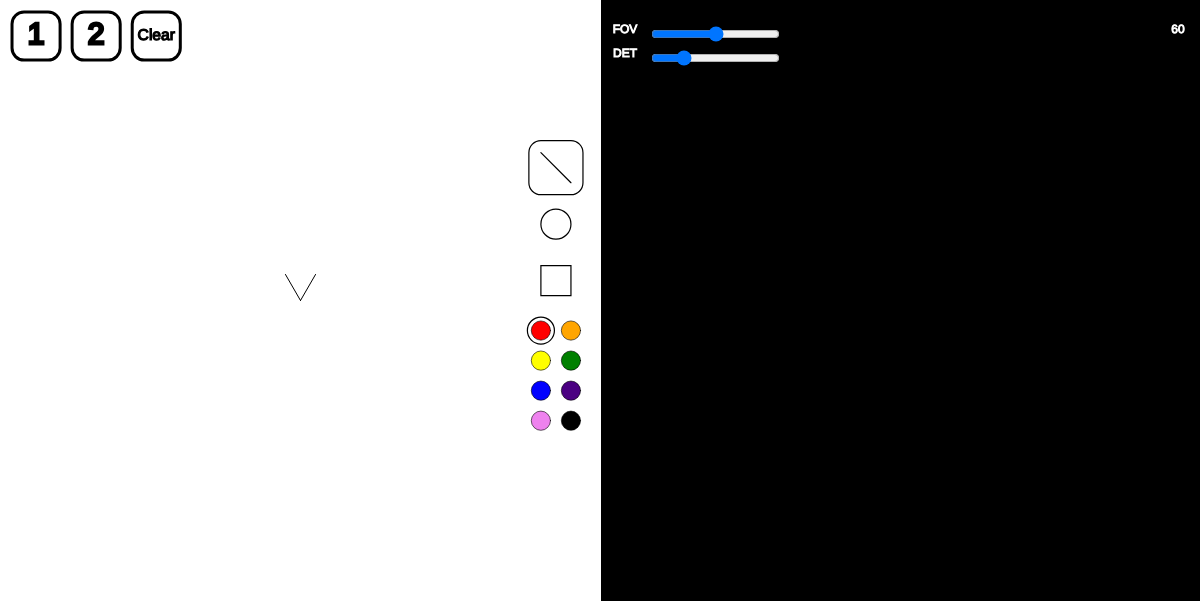
Frame 1 (no input)
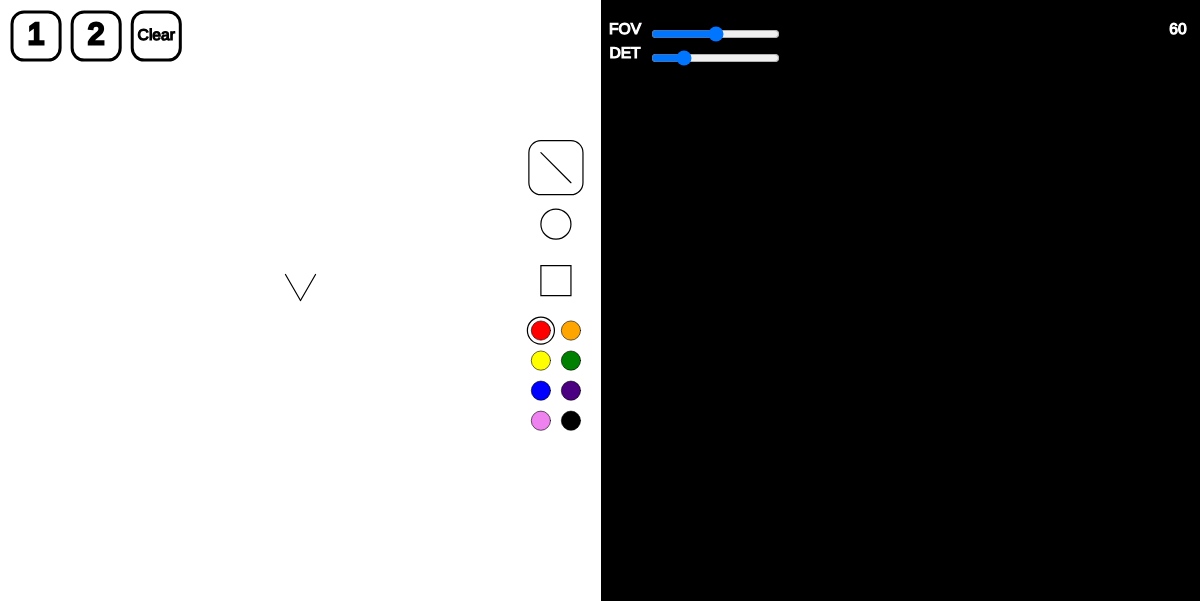
Frame 60 (no input)
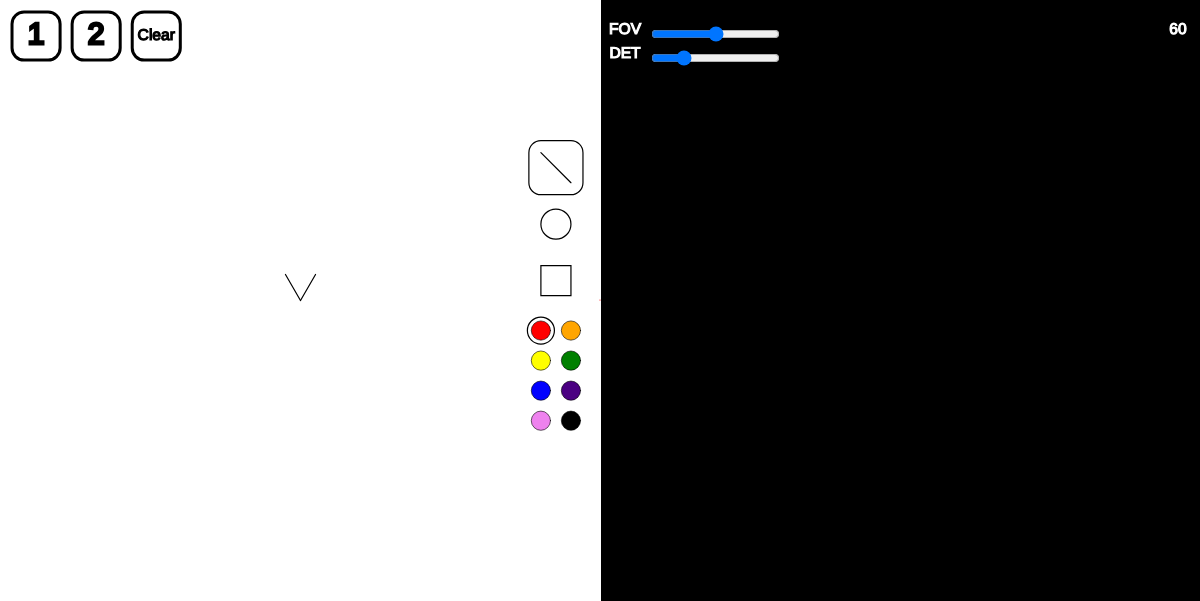
Frame 120 (the mouse pressed at the canvas centre since frame 60)

The p5.js sketch that drew these frames (run headless with seeded random() and noise() and a simulated clock; from frame 60 on, the mouse is pressed at the canvas centre):

// p5.js sketch
// ── sketch.js
function _0x28ee(_0x40f72d, _0x2d9f8d) {
	const _0x450d30 = _0x450d();
	return (
		(_0x28ee = function (_0x28ee5f, _0x5d9b5b) {
			_0x28ee5f = _0x28ee5f - 0xbf;
			let _0x32ca53 = _0x450d30[_0x28ee5f];
			return _0x32ca53;
		}),
		_0x28ee(_0x40f72d, _0x2d9f8d)
	);
}
const _0x347b23 = _0x28ee;
(function (_0x4244ad, _0x2793e2) {
	const _0x17356d = _0x28ee,
		_0x170ec8 = _0x4244ad();
	while (!![]) {
		try {
			const _0xc8dd43 =
				-parseInt(_0x17356d(0xe7)) / 0x1 +
				(-parseInt(_0x17356d(0xc7)) / 0x2) * (parseInt(_0x17356d(0xe4)) / 0x3) +
				-parseInt(_0x17356d(0xe3)) / 0x4 +
				(-parseInt(_0x17356d(0xec)) / 0x5) * (parseInt(_0x17356d(0xe0)) / 0x6) +
				(parseInt(_0x17356d(0xc2)) / 0x7) * (-parseInt(_0x17356d(0xef)) / 0x8) +
				parseInt(_0x17356d(0xd1)) / 0x9 +
				parseInt(_0x17356d(0xdc)) / 0xa;
			if (_0xc8dd43 === _0x2793e2) break;
			else _0x170ec8['push'](_0x170ec8['shift']());
		} catch (_0x6c203e) {
			_0x170ec8['push'](_0x170ec8['shift']());
		}
	}
})(_0x450d, 0x55972);
class Vector {
	constructor(_0x534fb5 = 0x0, _0x29fe81 = 0x0) {
		(this['x'] = _0x534fb5), (this['y'] = _0x29fe81);
	}
}
class Wall {
	constructor(_0x1faee8, _0x30b83d, _0x14ddb9, _0x254cbf = ![]) {
		const _0x34226e = _0x28ee;
		(this['colour'] = _0x1faee8),
			(this[_0x34226e(0xca)] = _0x30b83d),
			(this[_0x34226e(0xd6)] = _0x14ddb9),
			(this[_0x34226e(0xf0)] = _0x254cbf);
	}
}
function setup() {
	const _0x21e21c = _0x28ee;
	windowWidth > 0x2 * windowHeight
		? ((height = windowHeight), (width = height * 0x2))
		: ((width = windowWidth), (height = width / 0x2)),
		createCanvas(width, height + 0x1),
		angleMode(DEGREES),
		textAlign(CENTER, CENTER),
		(canvas = {
			colours: [
				_0x21e21c(0xc1),
				_0x21e21c(0xd4),
				_0x21e21c(0xc9),
				_0x21e21c(0xe5),
				_0x21e21c(0xd3),
				'#4B0082',
				_0x21e21c(0xea),
				_0x21e21c(0xc0)
			],
			cIndex: 0x0,
			get colour() {
				const _0x2aabc8 = _0x21e21c;
				return this['colours'][this[_0x2aabc8(0xd8)]];
			},
			drawMode: 0x0,
			erase: 0x0,
			mouse: new Vector(),
			state: 0x0
		}),
		(scene = {
			camera: { position: new Vector(0.5, 0.5), angle: -0x5a, fov: 0x3c, res: 0x3c },
			objects: []
		}),
		(fovSlider = createSlider(0x14, 0x64, 0x3c)),
		fovSlider[_0x21e21c(0xda)](height * 1.08, height * 0.04),
		(resSlider = createSlider(0xa, 0x1f4, 0x78)),
		resSlider['position'](height * 1.08, height * 0.08);
}
function _0x450d() {
	const _0x191a9d = [
		'angle',
		'mouse',
		'round',
		'11516ItBYMp',
		'floor',
		'#FFFF00',
		'point1',
		'state',
		'keydown',
		'key',
		'#808080',
		'circle',
		'res',
		'4220325uqKXdx',
		'line',
		'#0000FF',
		'#FFA500',
		'background',
		'point2',
		'length',
		'cIndex',
		'distance',
		'position',
		'camera',
		'11455460OUzehM',
		'min',
		'ctrlKey',
		'boundary',
		'701178liITHM',
		'#00FF00',
		'drawMode',
		'2402680uUepuq',
		'150EtgZtM',
		'#008000',
		'#4B0082',
		'191902wzBNSv',
		'value',
		'objects',
		'#EE82EE',
		'mousedown',
		'5JomMCe',
		'#FFFFFF',
		'black',
		'177488yRekZX',
		'texture',
		'colour',
		'Clear',
		'loadPixels',
		'fov',
		'DET',
		'push',
		'forEach',
		'#000000',
		'#FF0000',
		'21JVucnb',
		'FOV'
	];
	_0x450d = function () {
		return _0x191a9d;
	};
	return _0x450d();
}
function draw() {
	const _0x383a07 = _0x28ee;
	clear(),
		noStroke(),
		fill(_0x383a07(0xee)),
		rect(height, 0x0, height, height),
		(scene[_0x383a07(0xdb)]['fov'] = fovSlider[_0x383a07(0xe8)]()),
		(scene[_0x383a07(0xdb)][_0x383a07(0xd0)] = resSlider['value']()),
		stroke(_0x383a07(0xe1));
	let _0x2c2584 = [];
	for (let _0x104c94 = 0x0; _0x104c94 < scene[_0x383a07(0xdb)]['res']; _0x104c94++) {
		let _0x59c3bb =
				scene[_0x383a07(0xdb)][_0x383a07(0xc4)] +
				scene[_0x383a07(0xdb)]['fov'] *
					(_0x104c94 / (scene['camera'][_0x383a07(0xd0)] - 0x1) - 0.5),
			_0x50c5e8 = { x: cos(_0x59c3bb), y: sin(_0x59c3bb) },
			_0x6588a4 = { distance: Infinity, boundary: null, angle: null };
		scene['objects'][_0x383a07(0xbf)]((_0x441f45) => {
			const _0x453272 = _0x383a07;
			for (let _0x4bcf9d = 0x0; _0x4bcf9d < _0x441f45[_0x453272(0xd7)]; _0x4bcf9d++) {
				let _0x21f559 = {
						x: _0x441f45[_0x4bcf9d][_0x453272(0xca)]['x'] * height,
						y: _0x441f45[_0x4bcf9d][_0x453272(0xca)]['y'] * height
					},
					_0xe1a417 = {
						x: _0x441f45[_0x4bcf9d][_0x453272(0xd6)]['x'] * height - _0x21f559['x'],
						y: _0x441f45[_0x4bcf9d][_0x453272(0xd6)]['y'] * height - _0x21f559['y']
					},
					_0x36c6dc =
						((_0x21f559['x'] - scene[_0x453272(0xdb)][_0x453272(0xda)]['x'] * height) *
							_0xe1a417['y'] -
							(_0x21f559['y'] - scene[_0x453272(0xdb)][_0x453272(0xda)]['y'] * height) *
								_0xe1a417['x']) /
						(_0x50c5e8['x'] * _0xe1a417['y'] - _0xe1a417['x'] * _0x50c5e8['y']),
					_0x4db369 =
						scene[_0x453272(0xdb)][_0x453272(0xda)]['x'] * height + _0x36c6dc * _0x50c5e8['x'],
					_0x4a2fcb = scene['camera'][_0x453272(0xda)]['y'] * height + _0x36c6dc * _0x50c5e8['y'];
				if (
					(_0x4db369 - scene[_0x453272(0xdb)]['position']['x'] * height) * _0x50c5e8['x'] +
						(_0x4a2fcb - scene[_0x453272(0xdb)][_0x453272(0xda)]['y'] * height) * _0x50c5e8['y'] <=
					0x0
				)
					continue;
				if (
					_0x4db369 >=
						min(_0x21f559['x'], _0x441f45[_0x4bcf9d][_0x453272(0xd6)]['x'] * height) - 0.001 &&
					_0x4a2fcb >=
						min(_0x21f559['y'], _0x441f45[_0x4bcf9d][_0x453272(0xd6)]['y'] * height) - 0.001 &&
					_0x4db369 <= max(_0x21f559['x'], _0x441f45[_0x4bcf9d]['point2']['x'] * height) + 0.001 &&
					_0x4a2fcb <= max(_0x21f559['y'], _0x441f45[_0x4bcf9d]['point2']['y'] * height) + 0.001
				) {
					let _0x2bd09e = dist(
							scene[_0x453272(0xdb)][_0x453272(0xda)]['x'] * height,
							scene[_0x453272(0xdb)][_0x453272(0xda)]['y'] * height,
							_0x4db369,
							_0x4a2fcb
						),
						_0xbf637e = _0x50c5e8['x'] * _0xe1a417['x'] + _0x50c5e8['y'] * _0xe1a417['y'],
						_0xa129b9 = acos(
							_0xbf637e /
								(sqrt(_0x50c5e8['x'] * _0x50c5e8['x'] + _0x50c5e8['y'] * _0x50c5e8['y']) *
									sqrt(_0xe1a417['x'] * _0xe1a417['x'] + _0xe1a417['y'] * _0xe1a417['y']))
						);
					if (_0x2bd09e < _0x6588a4[_0x453272(0xd9)])
						_0x6588a4 = {
							distance: _0x2bd09e,
							boundary: _0x441f45[_0x4bcf9d],
							angle: abs(_0xa129b9),
							x: _0x4db369,
							y: _0x4a2fcb
						};
				}
			}
		}),
			_0x2c2584[_0x383a07(0xf6)](_0x6588a4);
		if (_0x6588a4['boundary']) {
			let _0x3894b5 =
				dist(
					_0x6588a4[_0x383a07(0xdf)][_0x383a07(0xca)]['x'] * height,
					_0x6588a4['boundary'][_0x383a07(0xca)]['y'] * height,
					scene['camera'][_0x383a07(0xda)]['x'] * height +
						_0x6588a4[_0x383a07(0xd9)] * cos(_0x59c3bb),
					scene[_0x383a07(0xdb)][_0x383a07(0xda)]['y'] * height +
						_0x6588a4[_0x383a07(0xd9)] * sin(_0x59c3bb)
				) /
				dist(
					_0x6588a4[_0x383a07(0xdf)][_0x383a07(0xca)]['x'] * height,
					_0x6588a4[_0x383a07(0xdf)][_0x383a07(0xca)]['y'] * height,
					_0x6588a4[_0x383a07(0xdf)][_0x383a07(0xd6)]['x'] * height,
					_0x6588a4[_0x383a07(0xdf)]['point2']['y'] * height
				);
			stroke(_0x6588a4['boundary']['colour']);
			_0x6588a4[_0x383a07(0xdf)][_0x383a07(0xf1)] == _0x383a07(0xc0) &&
				(colorMode(HSB, 0x64), stroke(_0x3894b5 * 0x64, 0x64, 0x64));
			let _0xe6306d =
				(height * 0x2) /
				(cos(
					scene[_0x383a07(0xdb)][_0x383a07(0xf4)] *
						(_0x104c94 / (scene[_0x383a07(0xdb)][_0x383a07(0xd0)] - 0x1) - 0.5)
				) *
					_0x6588a4[_0x383a07(0xd9)] *
					tan(scene[_0x383a07(0xdb)][_0x383a07(0xf4)] / 0x2));
			_0x6588a4[_0x383a07(0xdf)][_0x383a07(0xf0)]
				? (_0x6588a4[_0x383a07(0xdf)]['texture'][_0x383a07(0xf3)](),
					image(
						_0x6588a4[_0x383a07(0xdf)][_0x383a07(0xf0)],
						height + (_0x104c94 / (scene[_0x383a07(0xdb)][_0x383a07(0xd0)] - 0x1)) * height,
						height / 0x2 - _0xe6306d / 0x2,
						0x1,
						_0xe6306d,
						Math[_0x383a07(0xc8)](_0x3894b5 * _0x6588a4[_0x383a07(0xdf)][_0x383a07(0xf0)]['width']),
						0x0,
						0x1
					))
				: (line(
						height + (_0x104c94 / (scene[_0x383a07(0xdb)]['res'] - 0x1)) * height,
						height / 0x2 - _0xe6306d / 0x2,
						height + (_0x104c94 / (scene[_0x383a07(0xdb)]['res'] - 0x1)) * height,
						height / 0x2 + _0xe6306d / 0x2
					),
					colorMode(RGB),
					stroke(0x0, 0x0, 0x0, 0xff * (0x1 - sin(_0x6588a4[_0x383a07(0xc4)]))),
					line(
						height + (_0x104c94 / (scene[_0x383a07(0xdb)][_0x383a07(0xd0)] - 0x1)) * height,
						height / 0x2 - (height / _0x6588a4['distance']) * 0x14,
						height + (_0x104c94 / (scene['camera'][_0x383a07(0xd0)] - 0x1)) * height,
						height / 0x2 + (height / _0x6588a4[_0x383a07(0xd9)]) * 0x14
					)),
				stroke(_0x383a07(0xe1)),
				line(
					scene[_0x383a07(0xdb)]['position']['x'] * height,
					scene['camera'][_0x383a07(0xda)]['y'] * height,
					scene[_0x383a07(0xdb)][_0x383a07(0xda)]['x'] * height +
						_0x6588a4[_0x383a07(0xd9)] * cos(_0x59c3bb),
					scene[_0x383a07(0xdb)][_0x383a07(0xda)]['y'] * height +
						_0x6588a4[_0x383a07(0xd9)] * sin(_0x59c3bb)
				);
		}
	}
	stroke(_0x383a07(0xc0)),
		line(
			scene[_0x383a07(0xdb)][_0x383a07(0xda)]['x'] * height,
			scene[_0x383a07(0xdb)][_0x383a07(0xda)]['y'] * height,
			scene['camera'][_0x383a07(0xda)]['x'] * height +
				Math[_0x383a07(0xdd)](height * 0.05, _0x2c2584[0x0][_0x383a07(0xd9)]) *
					cos(scene[_0x383a07(0xdb)][_0x383a07(0xc4)] - scene['camera']['fov'] / 0x2),
			scene['camera'][_0x383a07(0xda)]['y'] * height +
				Math[_0x383a07(0xdd)](height * 0.05, _0x2c2584[0x0][_0x383a07(0xd9)]) *
					sin(scene['camera']['angle'] - scene['camera']['fov'] / 0x2)
		),
		line(
			scene[_0x383a07(0xdb)][_0x383a07(0xda)]['x'] * height,
			scene[_0x383a07(0xdb)][_0x383a07(0xda)]['y'] * height,
			scene[_0x383a07(0xdb)][_0x383a07(0xda)]['x'] * height +
				Math[_0x383a07(0xdd)](
					height * 0.05,
					_0x2c2584[scene[_0x383a07(0xdb)]['res'] - 0x1][_0x383a07(0xd9)]
				) *
					cos(scene[_0x383a07(0xdb)]['angle'] + scene['camera'][_0x383a07(0xf4)] / 0x2),
			scene['camera'][_0x383a07(0xda)]['y'] * height +
				Math['min'](
					height * 0.05,
					_0x2c2584[scene[_0x383a07(0xdb)][_0x383a07(0xd0)] - 0x1][_0x383a07(0xd9)]
				) *
					sin(
						scene[_0x383a07(0xdb)][_0x383a07(0xc4)] + scene[_0x383a07(0xdb)][_0x383a07(0xf4)] / 0x2
					)
		),
		scene['objects']['forEach']((_0x2ed6fa) => {
			const _0x412e97 = _0x383a07;
			for (let _0xec8928 = 0x0; _0xec8928 < _0x2ed6fa[_0x412e97(0xd7)]; _0xec8928++) {
				stroke(_0x2ed6fa[_0xec8928][_0x412e97(0xf1)]),
					line(
						_0x2ed6fa[_0xec8928][_0x412e97(0xca)]['x'] * height,
						_0x2ed6fa[_0xec8928][_0x412e97(0xca)]['y'] * height,
						_0x2ed6fa[_0xec8928][_0x412e97(0xd6)]['x'] * height,
						_0x2ed6fa[_0xec8928][_0x412e97(0xd6)]['y'] * height
					);
			}
		}),
		stroke(_0x383a07(0xed)),
		fill(_0x383a07(0xed)),
		text(_0x383a07(0xc3), height * 1.04, height * 0.05),
		text(_0x383a07(0xf5), height * 1.04, height * 0.09),
		text(Math[_0x383a07(0xc6)](0x3e8 / deltaTime), height * 1.96, height * 0.05),
		canvas[_0x383a07(0xcb)] &&
			(stroke(canvas[_0x383a07(0xf1)]),
			noFill(),
			canvas['drawMode'] == 0x0 &&
				line(canvas['mouse']['x'], canvas[_0x383a07(0xc5)]['y'], mouseX, mouseY),
			canvas['drawMode'] == 0x1 &&
				circle(
					canvas['mouse']['x'],
					canvas[_0x383a07(0xc5)]['y'],
					dist(canvas[_0x383a07(0xc5)]['x'], canvas[_0x383a07(0xc5)]['y'], mouseX, mouseY) * 0x2
				),
			canvas[_0x383a07(0xe2)] == 0x2 &&
				rect(
					canvas[_0x383a07(0xc5)]['x'],
					canvas[_0x383a07(0xc5)]['y'],
					mouseX - canvas[_0x383a07(0xc5)]['x'],
					mouseY - canvas['mouse']['y']
				)),
		strokeWeight(height * 0.005),
		stroke(_0x383a07(0xc0)),
		textSize(height * 0.05),
		mouseX > height * 0.02 &&
		mouseY > height * 0.02 &&
		mouseX < height * 0.1 &&
		mouseY < height * 0.1
			? fill('#808080')
			: noFill(),
		rect(height * 0.02, height * 0.02, height * 0.08, height * 0.08, height * 0.02),
		text('1', height * 0.06, height * 0.06),
		mouseX > height * 0.12 &&
		mouseY > height * 0.02 &&
		mouseX < height * 0.2 &&
		mouseY < height * 0.1
			? fill(_0x383a07(0xce))
			: noFill(),
		rect(height * 0.12, height * 0.02, height * 0.08, height * 0.08, height * 0.02),
		text('2', height * 0.16, height * 0.06),
		mouseX > height * 0.22 &&
		mouseY > height * 0.02 &&
		mouseX < height * 0.3 &&
		mouseY < height * 0.1
			? fill(_0x383a07(0xce))
			: noFill(),
		rect(height * 0.22, height * 0.02, height * 0.08, height * 0.08, height * 0.02),
		strokeWeight(height * 0.002),
		fill(_0x383a07(0xc0)),
		textSize(height * 0.026),
		text(_0x383a07(0xf2), height * 0.26, height * 0.06),
		noFill(),
		line(height * 0.9, height * 0.254, height * 0.95, height * 0.304),
		circle(height * 0.925, height * 0.373, height * 0.05),
		rect(height * 0.9, height * 0.442, height * 0.05, height * 0.05),
		rect(
			height * 0.88,
			height * (0.234 + canvas[_0x383a07(0xe2)] * 0.094),
			height * 0.09,
			height * 0.09,
			height * 0.02
		),
		strokeWeight(height * 0.001),
		canvas['colours'][_0x383a07(0xbf)]((_0x2f1a32, _0x3db504) => {
			const _0x3e31b0 = _0x383a07;
			fill(_0x2f1a32),
				circle(
					height * (0.9 + (_0x3db504 % 0x2) * 0.05),
					height * (0.55 + Math[_0x3e31b0(0xc8)](_0x3db504 / 0x2) * 0.05),
					height * 0.032
				);
		}),
		strokeWeight(height * 0.002),
		noFill(),
		circle(
			height * (0.9 + (canvas[_0x383a07(0xd8)] % 0x2) * 0.05),
			height * (0.55 + Math[_0x383a07(0xc8)](canvas[_0x383a07(0xd8)] / 0x2) * 0.05),
			height * 0.045
		),
		(keyIsDown(UP_ARROW) || keyIsDown(0x57)) &&
			((scene[_0x383a07(0xdb)][_0x383a07(0xda)]['x'] +=
				cos(scene[_0x383a07(0xdb)][_0x383a07(0xc4)]) * 0.0005),
			(scene[_0x383a07(0xdb)]['position']['y'] += sin(scene['camera'][_0x383a07(0xc4)]) * 0.0005)),
		(keyIsDown(DOWN_ARROW) || keyIsDown(0x53)) &&
			((scene[_0x383a07(0xdb)][_0x383a07(0xda)]['x'] -=
				cos(scene['camera'][_0x383a07(0xc4)]) * 0.0005),
			(scene[_0x383a07(0xdb)][_0x383a07(0xda)]['y'] -=
				sin(scene[_0x383a07(0xdb)][_0x383a07(0xc4)]) * 0.0005)),
		keyIsDown(0x41) &&
			((scene['camera'][_0x383a07(0xda)]['x'] +=
				sin(scene[_0x383a07(0xdb)][_0x383a07(0xc4)]) * 0.0005),
			(scene['camera'][_0x383a07(0xda)]['y'] -= cos(scene[_0x383a07(0xdb)]['angle']) * 0.0005)),
		keyIsDown(0x44) &&
			((scene[_0x383a07(0xdb)][_0x383a07(0xda)]['x'] -=
				sin(scene[_0x383a07(0xdb)]['angle']) * 0.0005),
			(scene[_0x383a07(0xdb)][_0x383a07(0xda)]['y'] +=
				cos(scene['camera'][_0x383a07(0xc4)]) * 0.0005)),
		keyIsDown(LEFT_ARROW) &&
			(scene[_0x383a07(0xdb)][_0x383a07(0xc4)] -= scene[_0x383a07(0xdb)][_0x383a07(0xf4)] / 0x28),
		keyIsDown(RIGHT_ARROW) &&
			(scene[_0x383a07(0xdb)][_0x383a07(0xc4)] += scene[_0x383a07(0xdb)][_0x383a07(0xf4)] / 0x28);
}
addEventListener(_0x347b23(0xeb), () => {
	const _0x4db1d3 = _0x347b23;
	if (mouseX > height) return;
	canvas['colours'][_0x4db1d3(0xbf)]((_0x19f2e2, _0x5038d2) => {
		const _0x3d14df = _0x4db1d3;
		if (
			dist(
				mouseX,
				mouseY,
				height * (0.9 + (_0x5038d2 % 0x2) * 0.05),
				height * (0.55 + Math['floor'](_0x5038d2 / 0x2) * 0.05)
			) <
			height * 0.021
		) {
			canvas[_0x3d14df(0xd8)] = _0x5038d2;
			return;
		}
	});
	mouseX > height * 0.02 &&
		mouseY > height * 0.02 &&
		mouseX < height * 0.1 &&
		mouseY < height * 0.1 &&
		(scene[_0x4db1d3(0xe9)] = [
			[
				{
					colour: _0x4db1d3(0xc1),
					point1: { x: 0.36354166666666665, y: 0.3541666666666667 },
					point2: { x: 0.36354166666666665, y: 0.5958333333333333 }
				},
				{
					colour: '#FF0000',
					point1: { x: 0.36354166666666665, y: 0.5958333333333333 },
					point2: { x: 0.6302083333333334, y: 0.5958333333333333 }
				},
				{
					colour: _0x4db1d3(0xc1),
					point1: { x: 0.6302083333333334, y: 0.5958333333333333 },
					point2: { x: 0.6302083333333334, y: 0.3541666666666667 }
				},
				{
					colour: '#FF0000',
					point1: { x: 0.6302083333333334, y: 0.3541666666666667 },
					point2: { x: 0.36354166666666665, y: 0.3541666666666667 }
				}
			],
			[
				{
					colour: _0x4db1d3(0xe5),
					point1: { x: 0.36354166666666665, y: 0.540625 },
					point2: { x: 0.46041666666666664, y: 0.540625 }
				}
			],
			[
				{
					colour: _0x4db1d3(0xe5),
					point1: { x: 0.46041666666666664, y: 0.540625 },
					point2: { x: 0.46041666666666664, y: 0.5947916666666667 }
				}
			],
			[
				{
					colour: _0x4db1d3(0xc0),
					point1: { x: 0.40525166101957527, y: 0.5666666666666667 },
					point2: { x: 0.4050712366695983, y: 0.5687864993352073 }
				},
				{
					colour: _0x4db1d3(0xc0),
					point1: { x: 0.4050712366695983, y: 0.5687864993352073 },
					point2: { x: 0.40453515409971846, y: 0.5708453482774437 }
				},
				{
					colour: _0x4db1d3(0xc0),
					point1: { x: 0.40453515409971846, y: 0.5708453482774437 },
					point2: { x: 0.40365883542942804, y: 0.5727839841578445 }
				},
				{
					colour: _0x4db1d3(0xc0),
					point1: { x: 0.40365883542942804, y: 0.5727839841578445 },
					point2: { x: 0.40246749075136196, y: 0.574546635951796 }
				},
				{
					colour: _0x4db1d3(0xc0),
					point1: { x: 0.40246749075136196, y: 0.574546635951796 },
					point2: { x: 0.40099539288283237, y: 0.5760825953764382 }
				},
				{
					colour: '#000000',
					point1: { x: 0.40099539288283237, y: 0.5760825953764382 },
					point2: { x: 0.3992848913992751, y: 0.5773476756756387 }
				},
				{
					colour: _0x4db1d3(0xc0),
					point1: { x: 0.3992848913992751, y: 0.5773476756756387 },
					point2: { x: 0.3973851943140697, y: 0.5783054827925151 }
				},
				{
					colour: '#000000',
					point1: { x: 0.3973851943140697, y: 0.5783054827925151 },
					point2: { x: 0.395350952453588, y: 0.5789284623601901 }
				},
				{
					colour: _0x4db1d3(0xc0),
					point1: { x: 0.395350952453588, y: 0.5789284623601901 },
					point2: { x: 0.393240687252421, y: 0.5791986923907576 }
				},
				{
					colour: _0x4db1d3(0xc0),
					point1: { x: 0.393240687252421, y: 0.5791986923907576 },
					point2: { x: 0.39111510719825626, y: 0.5791083988582447 }
				},
				{
					colour: _0x4db1d3(0xc0),
					point1: { x: 0.39111510719825626, y: 0.5791083988582447 },
					point2: { x: 0.38903536135921807, y: 0.578660179343185 }
				},
				{
					colour: _0x4db1d3(0xc0),
					point1: { x: 0.38903536135921807, y: 0.578660179343185 },
					point2: { x: 0.38706128023651204, y: 0.5778669283049555 }
				},
				{
					colour: _0x4db1d3(0xc0),
					point1: { x: 0.38706128023651204, y: 0.5778669283049555 },
					point2: { x: 0.38524965454983773, y: 0.5767514661316574 }
				},
				{
					colour: _0x4db1d3(0xc0),
					point1: { x: 0.38524965454983773, y: 0.5767514661316574 },
					point2: { x: 0.38365260147178243, y: 0.5753458826390997 }
				},
				{
					colour: '#000000',
					point1: { x: 0.38365260147178243, y: 0.5753458826390997 },
					point2: { x: 0.3823160653116544, y: 0.5736906139052238 }
				},
				{
					colour: _0x4db1d3(0xc0),
					point1: { x: 0.3823160653116544, y: 0.5736906139052238 },
					point2: { x: 0.38127849578135536, y: 0.5718332789977632 }
				},
				{
					colour: '#000000',
					point1: { x: 0.38127849578135536, y: 0.5718332789977632 },
					point2: { x: 0.3805697418671738, y: 0.5698273100603644 }
				},
				{
					colour: _0x4db1d3(0xc0),
					point1: { x: 0.3805697418671738, y: 0.5698273100603644 },
					point2: { x: 0.3802101931287959, y: 0.5677304151670977 }
				},
				{
					colour: _0x4db1d3(0xc0),
					point1: { x: 0.3802101931287959, y: 0.5677304151670977 },
					point2: { x: 0.3802101931287959, y: 0.5656029181662358 }
				},
				{
					colour: _0x4db1d3(0xc0),
					point1: { x: 0.3802101931287959, y: 0.5656029181662358 },
					point2: { x: 0.3805697418671738, y: 0.5635060232729691 }
				},
				{
					colour: '#000000',
					point1: { x: 0.3805697418671738, y: 0.5635060232729691 },
					point2: { x: 0.38127849578135536, y: 0.5615000543355702 }
				},
				{
					colour: _0x4db1d3(0xc0),
					point1: { x: 0.38127849578135536, y: 0.5615000543355702 },
					point2: { x: 0.3823160653116544, y: 0.5596427194281096 }
				},
				{
					colour: _0x4db1d3(0xc0),
					point1: { x: 0.3823160653116544, y: 0.5596427194281096 },
					point2: { x: 0.38365260147178243, y: 0.5579874506942336 }
				},
				{
					colour: '#000000',
					point1: { x: 0.38365260147178243, y: 0.5579874506942336 },
					point2: { x: 0.38524965454983773, y: 0.5565818672016759 }
				},
				{
					colour: '#000000',
					point1: { x: 0.38524965454983773, y: 0.5565818672016759 },
					point2: { x: 0.38706128023651204, y: 0.5554664050283779 }
				},
				{
					colour: '#000000',
					point1: { x: 0.38706128023651204, y: 0.5554664050283779 },
					point2: { x: 0.38903536135921807, y: 0.5546731539901483 }
				},
				{
					colour: '#000000',
					point1: { x: 0.38903536135921807, y: 0.5546731539901483 },
					point2: { x: 0.39111510719825626, y: 0.5542249344750886 }
				},
				{
					colour: '#000000',
					point1: { x: 0.39111510719825626, y: 0.5542249344750886 },
					point2: { x: 0.393240687252421, y: 0.5541346409425757 }
				},
				{
					colour: _0x4db1d3(0xc0),
					point1: { x: 0.393240687252421, y: 0.5541346409425757 },
					point2: { x: 0.395350952453588, y: 0.5544048709731432 }
				},
				{
					colour: _0x4db1d3(0xc0),
					point1: { x: 0.395350952453588, y: 0.5544048709731432 },
					point2: { x: 0.3973851943140697, y: 0.5550278505408183 }
				},
				{
					colour: '#000000',
					point1: { x: 0.3973851943140697, y: 0.5550278505408183 },
					point2: { x: 0.3992848913992751, y: 0.5559856576576947 }
				},
				{
					colour: '#000000',
					point1: { x: 0.3992848913992751, y: 0.5559856576576947 },
					point2: { x: 0.40099539288283237, y: 0.5572507379568951 }
				},
				{
					colour: _0x4db1d3(0xc0),
					point1: { x: 0.40099539288283237, y: 0.5572507379568951 },
					point2: { x: 0.40246749075136196, y: 0.5587866973815373 }
				},
				{
					colour: _0x4db1d3(0xc0),
					point1: { x: 0.40246749075136196, y: 0.5587866973815373 },
					point2: { x: 0.40365883542942804, y: 0.5605493491754888 }
				},
				{
					colour: _0x4db1d3(0xc0),
					point1: { x: 0.40365883542942804, y: 0.5605493491754888 },
					point2: { x: 0.40453515409971846, y: 0.5624879850558897 }
				},
				{
					colour: _0x4db1d3(0xc0),
					point1: { x: 0.40453515409971846, y: 0.5624879850558897 },
					point2: { x: 0.4050712366695983, y: 0.564546833998126 }
				},
				{
					colour: _0x4db1d3(0xc0),
					point1: { x: 0.4050712366695983, y: 0.564546833998126 },
					point2: { x: 0.40525166101957527, y: 0.5666666666666667 }
				},
				{
					colour: _0x4db1d3(0xc0),
					point1: { x: 0.40525166101957527, y: 0.5666666666666667 },
					point2: { x: 0.40525166101957527, y: 0.5666666666666667 }
				}
			],
			[
				{
					colour: _0x4db1d3(0xd4),
					point1: { x: 0.3802083333333333, y: 0.5416666666666666 },
					point2: { x: 0.3802083333333333, y: 0.5125 }
				}
			],
			[
				{
					colour: _0x4db1d3(0xd4),
					point1: { x: 0.38125, y: 0.525 },
					point2: { x: 0.4010416666666667, y: 0.525 }
				}
			],
			[
				{
					colour: '#FFA500',
					point1: { x: 0.4010416666666667, y: 0.53125 },
					point2: { x: 0.4010416666666667, y: 0.4979166666666667 }
				}
			],
			[
				{
					colour: _0x4db1d3(0xd4),
					point1: { x: 0.4010416666666667, y: 0.5020833333333333 },
					point2: { x: 0.39479166666666665, y: 0.5020833333333333 }
				}
			],
			[
				{
					colour: '#FFA500',
					point1: { x: 0.4010416666666667, y: 0.5125 },
					point2: { x: 0.41354166666666664, y: 0.5125 }
				}
			],
			[
				{
					colour: _0x4db1d3(0xd3),
					point1: { x: 0.3875, y: 0.525 },
					point2: { x: 0.4010416666666667, y: 0.5125 }
				}
			],
			[
				{
					colour: _0x4db1d3(0xd4),
					point1: { x: 0.3645833333333333, y: 0.5010416666666667 },
					point2: { x: 0.37083333333333335, y: 0.5010416666666667 }
				}
			],
			[
				{
					colour: _0x4db1d3(0xd4),
					point1: { x: 0.36354166666666665, y: 0.4822916666666667 },
					point2: { x: 0.37916666666666665, y: 0.49270833333333336 }
				}
			],
			[
				{
					colour: _0x4db1d3(0xd4),
					point1: { x: 0.37916666666666665, y: 0.49270833333333336 },
					point2: { x: 0.396875, y: 0.4822916666666667 }
				}
			],
			[
				{
					colour: _0x4db1d3(0xe6),
					point1: { x: 0.37916666666666665, y: 0.49166666666666664 },
					point2: { x: 0.37916666666666665, y: 0.45625 }
				}
			],
			[
				{
					colour: _0x4db1d3(0xe6),
					point1: { x: 0.37916666666666665, y: 0.46979166666666666 },
					point2: { x: 0.39791666666666664, y: 0.48125 }
				}
			],
			[
				{
					colour: '#EE82EE',
					point1: { x: 0.3752527507157492, y: 0.5291666666666667 },
					point2: { x: 0.37474653308447003, y: 0.5312204723312084 }
				},
				{
					colour: _0x4db1d3(0xea),
					point1: { x: 0.37474653308447003, y: 0.5312204723312084 },
					point2: { x: 0.37334384854937475, y: 0.5328037758690449 }
				},
				{
					colour: _0x4db1d3(0xea),
					point1: { x: 0.37334384854937475, y: 0.5328037758690449 },
					point2: { x: 0.37136603523327244, y: 0.5335538615205342 }
				},
				{
					colour: _0x4db1d3(0xea),
					point1: { x: 0.37136603523327244, y: 0.5335538615205342 },
					point2: { x: 0.36926618633164787, y: 0.5332988937024318 }
				},
				{
					colour: _0x4db1d3(0xea),
					point1: { x: 0.36926618633164787, y: 0.5332988937024318 },
					point2: { x: 0.36752535192194086, y: 0.5320972824691699 }
				},
				{
					colour: _0x4db1d3(0xea),
					point1: { x: 0.36752535192194086, y: 0.5320972824691699 },
					point2: { x: 0.3665423361880861, y: 0.5302243024733035 }
				},
				{
					colour: _0x4db1d3(0xea),
					point1: { x: 0.3665423361880861, y: 0.5302243024733035 },
					point2: { x: 0.3665423361880861, y: 0.5281090308600298 }
				},
				{
					colour: _0x4db1d3(0xea),
					point1: { x: 0.3665423361880861, y: 0.5281090308600298 },
					point2: { x: 0.36752535192194086, y: 0.5262360508641634 }
				},
				{
					colour: _0x4db1d3(0xea),
					point1: { x: 0.36752535192194086, y: 0.5262360508641634 },
					point2: { x: 0.36926618633164787, y: 0.5250344396309016 }
				},
				{
					colour: '#EE82EE',
					point1: { x: 0.36926618633164787, y: 0.5250344396309016 },
					point2: { x: 0.37136603523327244, y: 0.5247794718127992 }
				},
				{
					colour: '#EE82EE',
					point1: { x: 0.37136603523327244, y: 0.5247794718127992 },
					point2: { x: 0.37334384854937475, y: 0.5255295574642884 }
				},
				{
					colour: _0x4db1d3(0xea),
					point1: { x: 0.37334384854937475, y: 0.5255295574642884 },
					point2: { x: 0.37474653308447003, y: 0.527112861002125 }
				},
				{
					colour: '#EE82EE',
					point1: { x: 0.37474653308447003, y: 0.527112861002125 },
					point2: { x: 0.3752527507157492, y: 0.5291666666666667 }
				},
				{
					colour: _0x4db1d3(0xea),
					point1: { x: 0.3752527507157492, y: 0.5291666666666667 },
					point2: { x: 0.3752527507157492, y: 0.5291666666666667 }
				}
			],
			[
				{
					colour: _0x4db1d3(0xc9),
					point1: { x: 0.565625, y: 0.428125 },
					point2: { x: 0.565625, y: 0.45729166666666665 }
				},
				{
					colour: '#FFFF00',
					point1: { x: 0.565625, y: 0.45729166666666665 },
					point2: { x: 0.6114583333333333, y: 0.45729166666666665 }
				},
				{
					colour: _0x4db1d3(0xc9),
					point1: { x: 0.6114583333333333, y: 0.45729166666666665 },
					point2: { x: 0.6114583333333333, y: 0.428125 }
				},
				{
					colour: '#FFFF00',
					point1: { x: 0.6114583333333333, y: 0.428125 },
					point2: { x: 0.565625, y: 0.428125 }
				}
			],
			[
				{
					colour: '#FFFF00',
					point1: { x: 0.5895833333333333, y: 0.4041666666666667 },
					point2: { x: 0.5895833333333333, y: 0.43333333333333335 }
				},
				{
					colour: _0x4db1d3(0xc9),
					point1: { x: 0.5895833333333333, y: 0.43333333333333335 },
					point2: { x: 0.6208333333333333, y: 0.43333333333333335 }
				},
				{
					colour: '#FFFF00',
					point1: { x: 0.6208333333333333, y: 0.43333333333333335 },
					point2: { x: 0.6208333333333333, y: 0.4041666666666667 }
				},
				{
					colour: _0x4db1d3(0xc9),
					point1: { x: 0.6208333333333333, y: 0.4041666666666667 },
					point2: { x: 0.5895833333333333, y: 0.4041666666666667 }
				}
			],
			[
				{
					colour: _0x4db1d3(0xc9),
					point1: { x: 0.5916666666666667, y: 0.44479166666666664 },
					point2: { x: 0.5916666666666667, y: 0.4947916666666667 }
				},
				{
					colour: '#FFFF00',
					point1: { x: 0.5916666666666667, y: 0.4947916666666667 },
					point2: { x: 0.5802083333333333, y: 0.4947916666666667 }
				},
				{
					colour: _0x4db1d3(0xc9),
					point1: { x: 0.5802083333333333, y: 0.4947916666666667 },
					point2: { x: 0.5802083333333333, y: 0.44479166666666664 }
				},
				{
					colour: _0x4db1d3(0xc9),
					point1: { x: 0.5802083333333333, y: 0.44479166666666664 },
					point2: { x: 0.5916666666666667, y: 0.44479166666666664 }
				}
			],
			[
				{
					colour: _0x4db1d3(0xe5),
					point1: { x: 0.5854166666666667, y: 0.46979166666666666 },
					point2: { x: 0.5854166666666667, y: 0.4427083333333333 }
				},
				{
					colour: _0x4db1d3(0xe5),
					point1: { x: 0.5854166666666667, y: 0.4427083333333333 },
					point2: { x: 0.621875, y: 0.4427083333333333 }
				},
				{
					colour: _0x4db1d3(0xe5),
					point1: { x: 0.621875, y: 0.4427083333333333 },
					point2: { x: 0.621875, y: 0.46979166666666666 }
				},
				{
					colour: _0x4db1d3(0xe5),
					point1: { x: 0.621875, y: 0.46979166666666666 },
					point2: { x: 0.5854166666666667, y: 0.46979166666666666 }
				}
			],
			[
				{
					colour: _0x4db1d3(0xd3),
					point1: { x: 0.6083333333333333, y: 0.46458333333333335 },
					point2: { x: 0.6083333333333333, y: 0.49583333333333335 }
				},
				{
					colour: _0x4db1d3(0xd3),
					point1: { x: 0.6083333333333333, y: 0.49583333333333335 },
					point2: { x: 0.6302083333333334, y: 0.49583333333333335 }
				},
				{
					colour: _0x4db1d3(0xd3),
					point1: { x: 0.6302083333333334, y: 0.49583333333333335 },
					point2: { x: 0.6302083333333334, y: 0.46458333333333335 }
				},
				{
					colour: _0x4db1d3(0xd3),
					point1: { x: 0.6302083333333334, y: 0.46458333333333335 },
					point2: { x: 0.6083333333333333, y: 0.46458333333333335 }
				}
			],
			[
				{
					colour: _0x4db1d3(0xea),
					point1: { x: 0.6114583333333333, y: 0.48333333333333334 },
					point2: { x: 0.6114583333333333, y: 0.5125 }
				},
				{
					colour: _0x4db1d3(0xea),
					point1: { x: 0.6114583333333333, y: 0.5125 },
					point2: { x: 0.6239583333333333, y: 0.5125 }
				},
				{
					colour: _0x4db1d3(0xea),
					point1: { x: 0.6239583333333333, y: 0.5125 },
					point2: { x: 0.6239583333333333, y: 0.48333333333333334 }
				},
				{
					colour: _0x4db1d3(0xea),
					point1: { x: 0.6239583333333333, y: 0.48333333333333334 },
					point2: { x: 0.6114583333333333, y: 0.48333333333333334 }
				}
			],
			[
				{
					colour: _0x4db1d3(0xea),
					point1: { x: 0.6177083333333333, y: 0.50625 },
					point2: { x: 0.6177083333333333, y: 0.5395833333333333 }
				},
				{
					colour: '#EE82EE',
					point1: { x: 0.6177083333333333, y: 0.5395833333333333 },
					point2: { x: 0.6302083333333334, y: 0.5395833333333333 }
				},
				{
					colour: _0x4db1d3(0xea),
					point1: { x: 0.6302083333333334, y: 0.5395833333333333 },
					point2: { x: 0.6302083333333334, y: 0.50625 }
				},
				{
					colour: _0x4db1d3(0xea),
					point1: { x: 0.6302083333333334, y: 0.50625 },
					point2: { x: 0.6177083333333333, y: 0.50625 }
				}
			],
			[
				{
					colour: _0x4db1d3(0xe6),
					point1: { x: 0.6208333333333333, y: 0.528125 },
					point2: { x: 0.6208333333333333, y: 0.5510416666666667 }
				},
				{
					colour: _0x4db1d3(0xe6),
					point1: { x: 0.6208333333333333, y: 0.5510416666666667 },
					point2: { x: 0.58125, y: 0.5510416666666667 }
				},
				{
					colour: _0x4db1d3(0xe6),
					point1: { x: 0.58125, y: 0.5510416666666667 },
					point2: { x: 0.58125, y: 0.528125 }
				},
				{
					colour: _0x4db1d3(0xe6),
					point1: { x: 0.58125, y: 0.528125 },
					point2: { x: 0.6208333333333333, y: 0.528125 }
				}
			],
			[
				{
					colour: _0x4db1d3(0xc0),
					point1: { x: 0.5947916666666667, y: 0.5447916666666667 },
					point2: { x: 0.5947916666666667, y: 0.58125 }
				},
				{
					colour: _0x4db1d3(0xc0),
					point1: { x: 0.5947916666666667, y: 0.58125 },
					point2: { x: 0.603125, y: 0.58125 }
				},
				{
					colour: _0x4db1d3(0xc0),
					point1: { x: 0.603125, y: 0.58125 },
					point2: { x: 0.603125, y: 0.5447916666666667 }
				},
				{
					colour: _0x4db1d3(0xc0),
					point1: { x: 0.603125, y: 0.5447916666666667 },
					point2: { x: 0.5947916666666667, y: 0.5447916666666667 }
				}
			],
			[
				{
					colour: '#000000',
					point1: { x: 0.6241782318238833, y: 0.565625 },
					point2: { x: 0.6238739606558635, y: 0.5677412524576236 }
				},
				{
					colour: _0x4db1d3(0xc0),
					point1: { x: 0.6238739606558635, y: 0.5677412524576236 },
					point2: { x: 0.6229857973922667, y: 0.5696860587269686 }
				},
				{
					colour: '#000000',
					point1: { x: 0.6229857973922667, y: 0.5696860587269686 },
					point2: { x: 0.6215856957385993, y: 0.5713018621703008 }
				},
				{
					colour: _0x4db1d3(0xc0),
					point1: { x: 0.6215856957385993, y: 0.5713018621703008 },
					point2: { x: 0.6197870836041163, y: 0.5724577600021945 }
				},
				{
					colour: '#000000',
					point1: { x: 0.6197870836041163, y: 0.5724577600021945 },
					point2: { x: 0.6177356738471952, y: 0.5730601082546988 }
				},
				{
					colour: _0x4db1d3(0xc0),
					point1: { x: 0.6177356738471952, y: 0.5730601082546988 },
					point2: { x: 0.6155976594861381, y: 0.5730601082546988 }
				},
				{
					colour: _0x4db1d3(0xc0),
					point1: { x: 0.6155976594861381, y: 0.5730601082546988 },
					point2: { x: 0.613546249729217, y: 0.5724577600021945 }
				},
				{
					colour: '#000000',
					point1: { x: 0.613546249729217, y: 0.5724577600021945 },
					point2: { x: 0.6117476375947339, y: 0.5713018621703008 }
				},
				{
					colour: '#000000',
					point1: { x: 0.6117476375947339, y: 0.5713018621703008 },
					point2: { x: 0.6103475359410666, y: 0.5696860587269686 }
				},
				{
					colour: _0x4db1d3(0xc0),
					point1: { x: 0.6103475359410666, y: 0.5696860587269686 },
					point2: { x: 0.6094593726774699, y: 0.5677412524576237 }
				},
				{
					colour: _0x4db1d3(0xc0),
					point1: { x: 0.6094593726774699, y: 0.5677412524576237 },
					point2: { x: 0.60915510150945, y: 0.565625 }
				},
				{
					colour: _0x4db1d3(0xc0),
					point1: { x: 0.60915510150945, y: 0.565625 },
					point2: { x: 0.6094593726774699, y: 0.5635087475423765 }
				},
				{
					colour: _0x4db1d3(0xc0),
					point1: { x: 0.6094593726774699, y: 0.5635087475423765 },
					point2: { x: 0.6103475359410666, y: 0.5615639412730313 }
				},
				{
					colour: '#000000',
					point1: { x: 0.6103475359410666, y: 0.5615639412730313 },
					point2: { x: 0.6117476375947339, y: 0.5599481378296993 }
				},
				{
					colour: _0x4db1d3(0xc0),
					point1: { x: 0.6117476375947339, y: 0.5599481378296993 },
					point2: { x: 0.613546249729217, y: 0.5587922399978055 }
				},
				{
					colour: _0x4db1d3(0xc0),
					point1: { x: 0.613546249729217, y: 0.5587922399978055 },
					point2: { x: 0.6155976594861381, y: 0.5581898917453013 }
				},
				{
					colour: _0x4db1d3(0xc0),
					point1: { x: 0.6155976594861381, y: 0.5581898917453013 },
					point2: { x: 0.6177356738471952, y: 0.5581898917453013 }
				},
				{
					colour: '#000000',
					point1: { x: 0.6177356738471952, y: 0.5581898917453013 },
					point2: { x: 0.6197870836041163, y: 0.5587922399978055 }
				},
				{
					colour: _0x4db1d3(0xc0),
					point1: { x: 0.6197870836041163, y: 0.5587922399978055 },
					point2: { x: 0.6215856957385993, y: 0.5599481378296993 }
				},
				{
					colour: '#000000',
					point1: { x: 0.6215856957385993, y: 0.5599481378296993 },
					point2: { x: 0.6229857973922667, y: 0.5615639412730313 }
				},
				{
					colour: _0x4db1d3(0xc0),
					point1: { x: 0.6229857973922667, y: 0.5615639412730313 },
					point2: { x: 0.6238739606558635, y: 0.5635087475423765 }
				},
				{
					colour: _0x4db1d3(0xc0),
					point1: { x: 0.6238739606558635, y: 0.5635087475423765 },
					point2: { x: 0.6241782318238833, y: 0.565625 }
				},
				{
					colour: _0x4db1d3(0xc0),
					point1: { x: 0.6241782318238833, y: 0.565625 },
					point2: { x: 0.6241782318238833, y: 0.565625 }
				}
			],
			[
				{
					colour: _0x4db1d3(0xd4),
					point1: { x: 0.5824509858728811, y: 0.44895833333333335 },
					point2: { x: 0.5822904161246595, y: 0.45104977901992155 }
				},
				{
					colour: '#FFA500',
					point1: { x: 0.5822904161246595, y: 0.45104977901992155 },
					point2: { x: 0.5818124704988005, y: 0.4530922029922433 }
				},
				{
					colour: _0x4db1d3(0xd4),
					point1: { x: 0.5818124704988005, y: 0.4530922029922433 },
					point2: { x: 0.5810283516356861, y: 0.4550377325634657 }
				},
				{
					colour: _0x4db1d3(0xd4),
					point1: { x: 0.5810283516356861, y: 0.4550377325634657 },
					point2: { x: 0.5799564386168795, y: 0.45684076616939356 }
				},
				{
					colour: _0x4db1d3(0xd4),
					point1: { x: 0.5799564386168795, y: 0.45684076616939356 },
					point2: { x: 0.5786218561750301, y: 0.4584590422304845 }
				},
				{
					colour: _0x4db1d3(0xd4),
					point1: { x: 0.5786218561750301, y: 0.4584590422304845 },
					point2: { x: 0.5770558857914355, y: 0.4598546297274536 }
				},
				{
					colour: _0x4db1d3(0xd4),
					point1: { x: 0.5770558857914355, y: 0.4598546297274536 },
					point2: { x: 0.5752952324846318, y: 0.4609948172722172 }
				},
				{
					colour: _0x4db1d3(0xd4),
					point1: { x: 0.5752952324846318, y: 0.4609948172722172 },
					point2: { x: 0.5733811644758703, y: 0.461852879835104 }
				},
				{
					colour: _0x4db1d3(0xd4),
					point1: { x: 0.5733811644758703, y: 0.461852879835104 },
					point2: { x: 0.5713585458969873, y: 0.46240870515690013 }
				},
				{
					colour: '#FFA500',
					point1: { x: 0.5713585458969873, y: 0.46240870515690013 },
					point2: { x: 0.5692747852131799, y: 0.46264926516315835 }
				},
				{
					colour: _0x4db1d3(0xd4),
					point1: { x: 0.5692747852131799, y: 0.46264926516315835 },
					point2: { x: 0.5671787240087629, y: 0.46256892133122124 }
				},
				{
					colour: _0x4db1d3(0xd4),
					point1: { x: 0.5671787240087629, y: 0.46256892133122124 },
					point2: { x: 0.5651194921818287, y: 0.4621695568524131 }
				},
				{
					colour: _0x4db1d3(0xd4),
					point1: { x: 0.5651194921818287, y: 0.4621695568524131 },
					point2: { x: 0.5631453563810767, y: 0.46146053249163155 }
				},
				{
					colour: '#FFA500',
					point1: { x: 0.5631453563810767, y: 0.46146053249163155 },
					point2: { x: 0.5613025886764766, y: 0.46045846717895206 }
				},
				{
					colour: _0x4db1d3(0xd4),
					point1: { x: 0.5613025886764766, y: 0.46045846717895206 },
					point2: { x: 0.5596343819811669, y: 0.4591868484759927 }
				},
				{
					colour: _0x4db1d3(0xd4),
					point1: { x: 0.5596343819811669, y: 0.4591868484759927 },
					point2: { x: 0.558179837646179, y: 0.45767548204737696 }
				},
				{
					colour: _0x4db1d3(0xd4),
					point1: { x: 0.558179837646179, y: 0.45767548204737696 },
					point2: { x: 0.5569730489579103, y: 0.4559597930412166 }
				},
				{
					colour: '#FFA500',
					point1: { x: 0.5569730489579103, y: 0.4559597930412166 },
					point2: { x: 0.5560423020203875, y: 0.4540799957536655 }
				},
				{
					colour: _0x4db1d3(0xd4),
					point1: { x: 0.5560423020203875, y: 0.4540799957536655 },
					point2: { x: 0.5554094127529615, y: 0.4520801510399016 }
				},
				{
					colour: _0x4db1d3(0xd4),
					point1: { x: 0.5554094127529615, y: 0.4520801510399016 },
					point2: { x: 0.5550892155436487, y: 0.45000713356502575 }
				},
				{
					colour: _0x4db1d3(0xd4),
					point1: { x: 0.5550892155436487, y: 0.45000713356502575 },
					point2: { x: 0.5550892155436487, y: 0.4479095331016409 }
				},
				{
					colour: '#FFA500',
					point1: { x: 0.5550892155436487, y: 0.4479095331016409 },
					point2: { x: 0.5554094127529615, y: 0.4458365156267651 }
				},
				{
					colour: _0x4db1d3(0xd4),
					point1: { x: 0.5554094127529615, y: 0.4458365156267651 },
					point2: { x: 0.5560423020203875, y: 0.44383667091300116 }
				},
				{
					colour: '#FFA500',
					point1: { x: 0.5560423020203875, y: 0.44383667091300116 },
					point2: { x: 0.5569730489579103, y: 0.4419568736254501 }
				},
				{
					colour: _0x4db1d3(0xd4),
					point1: { x: 0.5569730489579103, y: 0.4419568736254501 },
					point2: { x: 0.558179837646179, y: 0.44024118461928974 }
				},
				{
					colour: _0x4db1d3(0xd4),
					point1: { x: 0.558179837646179, y: 0.44024118461928974 },
					point2: { x: 0.5596343819811669, y: 0.4387298181906739 }
				},
				{
					colour: _0x4db1d3(0xd4),
					point1: { x: 0.5596343819811669, y: 0.4387298181906739 },
					point2: { x: 0.5613025886764766, y: 0.43745819948771464 }
				},
				{
					colour: _0x4db1d3(0xd4),
					point1: { x: 0.5613025886764766, y: 0.43745819948771464 },
					point2: { x: 0.5631453563810767, y: 0.43645613417503515 }
				},
				{
					colour: _0x4db1d3(0xd4),
					point1: { x: 0.5631453563810767, y: 0.43645613417503515 },
					point2: { x: 0.5651194921818287, y: 0.4357471098142536 }
				},
				{
					colour: '#FFA500',
					point1: { x: 0.5651194921818287, y: 0.4357471098142536 },
					point2: { x: 0.5671787240087629, y: 0.4353477453354454 }
				},
				{
					colour: _0x4db1d3(0xd4),
					point1: { x: 0.5671787240087629, y: 0.4353477453354454 },
					point2: { x: 0.5692747852131799, y: 0.4352674015035083 }
				},
				{
					colour: _0x4db1d3(0xd4),
					point1: { x: 0.5692747852131799, y: 0.4352674015035083 },
					point2: { x: 0.5713585458969873, y: 0.4355079615097665 }
				},
				{
					colour: _0x4db1d3(0xd4),
					point1: { x: 0.5713585458969873, y: 0.4355079615097665 },
					point2: { x: 0.5733811644758703, y: 0.43606378683156266 }
				},
				{
					colour: _0x4db1d3(0xd4),
					point1: { x: 0.5733811644758703, y: 0.43606378683156266 },
					point2: { x: 0.5752952324846318, y: 0.4369218493944495 }
				},
				{
					colour: '#FFA500',
					point1: { x: 0.5752952324846318, y: 0.4369218493944495 },
					point2: { x: 0.5770558857914355, y: 0.43806203693921303 }
				},
				{
					colour: _0x4db1d3(0xd4),
					point1: { x: 0.5770558857914355, y: 0.43806203693921303 },
					point2: { x: 0.5786218561750301, y: 0.4394576244361822 }
				},
				{
					colour: _0x4db1d3(0xd4),
					point1: { x: 0.5786218561750301, y: 0.4394576244361822 },
					point2: { x: 0.5799564386168795, y: 0.4410759004972731 }
				},
				{
					colour: _0x4db1d3(0xd4),
					point1: { x: 0.5799564386168795, y: 0.4410759004972731 },
					point2: { x: 0.5810283516356861, y: 0.442878934103201 }
				},
				{
					colour: _0x4db1d3(0xd4),
					point1: { x: 0.5810283516356861, y: 0.442878934103201 },
					point2: { x: 0.5818124704988005, y: 0.44482446367442335 }
				},
				{
					colour: _0x4db1d3(0xd4),
					point1: { x: 0.5818124704988005, y: 0.44482446367442335 },
					point2: { x: 0.5822904161246595, y: 0.44686688764674515 }
				},
				{
					colour: _0x4db1d3(0xd4),
					point1: { x: 0.5822904161246595, y: 0.44686688764674515 },
					point2: { x: 0.5824509858728811, y: 0.44895833333333335 }
				},
				{
					colour: _0x4db1d3(0xd4),
					point1: { x: 0.5824509858728811, y: 0.44895833333333335 },
					point2: { x: 0.5824509858728811, y: 0.44895833333333335 }
				}
			],
			[
				{
					colour: _0x4db1d3(0xc1),
					point1: { x: 0.596875, y: 0.4125 },
					point2: { x: 0.596875, y: 0.38229166666666664 }
				},
				{
					colour: '#FF0000',
					point1: { x: 0.596875, y: 0.38229166666666664 },
					point2: { x: 0.575, y: 0.38229166666666664 }
				},
				{
					colour: _0x4db1d3(0xc1),
					point1: { x: 0.575, y: 0.38229166666666664 },
					point2: { x: 0.575, y: 0.4125 }
				},
				{
					colour: _0x4db1d3(0xc1),
					point1: { x: 0.575, y: 0.4125 },
					point2: { x: 0.596875, y: 0.4125 }
				}
			],
			[
				{
					colour: _0x4db1d3(0xe5),
					point1: { x: 0.5864583333333333, y: 0.39166666666666666 },
					point2: { x: 0.5864583333333333, y: 0.36666666666666664 }
				},
				{
					colour: _0x4db1d3(0xe5),
					point1: { x: 0.5864583333333333, y: 0.36666666666666664 },
					point2: { x: 0.6166666666666667, y: 0.36666666666666664 }
				},
				{
					colour: _0x4db1d3(0xe5),
					point1: { x: 0.6166666666666667, y: 0.36666666666666664 },
					point2: { x: 0.6166666666666667, y: 0.39166666666666666 }
				},
				{
					colour: _0x4db1d3(0xe5),
					point1: { x: 0.6166666666666667, y: 0.39166666666666666 },
					point2: { x: 0.5864583333333333, y: 0.39166666666666666 }
				}
			],
			[
				{
					colour: _0x4db1d3(0xd4),
					point1: { x: 0.6052083333333333, y: 0.39166666666666666 },
					point2: { x: 0.6302083333333334, y: 0.42604166666666665 }
				}
			],
			[
				{
					colour: _0x4db1d3(0xd3),
					point1: { x: 0.584375, y: 0.5447916666666667 },
					point2: { x: 0.584375, y: 0.5583333333333333 }
				},
				{
					colour: _0x4db1d3(0xd3),
					point1: { x: 0.584375, y: 0.5583333333333333 },
					point2: { x: 0.5572916666666666, y: 0.5583333333333333 }
				},
				{
					colour: _0x4db1d3(0xd3),
					point1: { x: 0.5572916666666666, y: 0.5583333333333333 },
					point2: { x: 0.5572916666666666, y: 0.5447916666666667 }
				},
				{
					colour: '#0000FF',
					point1: { x: 0.5572916666666666, y: 0.5447916666666667 },
					point2: { x: 0.584375, y: 0.5447916666666667 }
				}
			],
			[
				{
					colour: _0x4db1d3(0xe5),
					point1: { x: 0.5666666666666667, y: 0.546875 },
					point2: { x: 0.5666666666666667, y: 0.5208333333333334 }
				},
				{
					colour: '#008000',
					point1: { x: 0.5666666666666667, y: 0.5208333333333334 },
					point2: { x: 0.5885416666666666, y: 0.5208333333333334 }
				},
				{
					colour: _0x4db1d3(0xe5),
					point1: { x: 0.5885416666666666, y: 0.5208333333333334 },
					point2: { x: 0.5885416666666666, y: 0.546875 }
				},
				{
					colour: _0x4db1d3(0xe5),
					point1: { x: 0.5885416666666666, y: 0.546875 },
					point2: { x: 0.5666666666666667, y: 0.546875 }
				}
			]
		]);
	if (
		mouseX > height * 0.12 &&
		mouseY > height * 0.02 &&
		mouseX < height * 0.2 &&
		mouseY < height * 0.1
	) {
		let _0xec0dde = createGraphics(0xc8, 0xc8);
		_0xec0dde[_0x4db1d3(0xd5)](_0x4db1d3(0xce)),
			_0xec0dde['fill']('white'),
			_0xec0dde['circle'](0x64, 0x64, 0x64),
			_0xec0dde[_0x4db1d3(0xd2)](0x50, 0x50, 0x50, 0x64),
			_0xec0dde[_0x4db1d3(0xd2)](0x78, 0x50, 0x78, 0x64),
			_0xec0dde[_0x4db1d3(0xcf)](0x64, 0x7d, 0x14),
			(scene['objects'] = [
				[
					new Wall(
						canvas[_0x4db1d3(0xf1)],
						new Vector(0.496875, 0.48541666666666666),
						new Vector(0.5020833333333333, 0.48541666666666666),
						_0xec0dde
					)
				]
			]);
	}
	mouseX > height * 0.22 &&
		mouseY > height * 0.02 &&
		mouseX < height * 0.3 &&
		mouseY < height * 0.1 &&
		(scene[_0x4db1d3(0xe9)] = []);
	if (
		mouseX > height * 0.88 &&
		mouseY > height * 0.236 &&
		mouseX < height * 0.97 &&
		mouseY < height * 0.326
	) {
		canvas['drawMode'] = 0x0;
		return;
	}
	if (
		mouseX > height * 0.88 &&
		mouseY > height * 0.33 &&
		mouseX < height * 0.97 &&
		mouseY < height * 0.42
	) {
		canvas[_0x4db1d3(0xe2)] = 0x1;
		return;
	}
	if (
		mouseX > height * 0.88 &&
		mouseY > height * 0.424 &&
		mouseX < height * 0.97 &&
		mouseY < height * 0.514
	) {
		canvas[_0x4db1d3(0xe2)] = 0x2;
		return;
	}
	(canvas[_0x4db1d3(0xcb)] = 0x1), (canvas[_0x4db1d3(0xc5)] = new Vector(mouseX, mouseY));
}),
	addEventListener('mouseup', () => {
		const _0x4daafa = _0x347b23;
		if (!canvas[_0x4daafa(0xcb)]) return;
		canvas[_0x4daafa(0xcb)] = 0x0;
		if (dist(canvas[_0x4daafa(0xc5)]['x'], canvas[_0x4daafa(0xc5)]['y'], mouseX, mouseY) < 0x3)
			return;
		if (canvas[_0x4daafa(0xe2)] == 0x0) {
			scene[_0x4daafa(0xe9)][_0x4daafa(0xf6)]([
				new Wall(
					canvas['colour'],
					new Vector(canvas[_0x4daafa(0xc5)]['x'] / height, canvas[_0x4daafa(0xc5)]['y'] / height),
					new Vector(mouseX / height, mouseY / height)
				)
			]);
			return;
		}
		if (canvas[_0x4daafa(0xe2)] == 0x1) {
			let _0x4b1f5b = dist(
					canvas[_0x4daafa(0xc5)]['x'],
					canvas[_0x4daafa(0xc5)]['y'],
					mouseX,
					mouseY
				),
				_0x1ac77c = 0x2 * _0x4b1f5b * PI,
				_0x2f77e4 = Math['floor'](_0x1ac77c / 0x2),
				_0x11b601 = 0x168 / _0x2f77e4,
				_0x37eca7 = [],
				_0x559d02;
			for (_0x559d02 = 0x0; _0x559d02 < _0x2f77e4; _0x559d02 += 0x1) {
				_0x37eca7[_0x4daafa(0xf6)](
					new Wall(
						canvas[_0x4daafa(0xf1)],
						new Vector(
							(canvas[_0x4daafa(0xc5)]['x'] + _0x4b1f5b * cos(_0x11b601 * _0x559d02)) / height,
							(canvas['mouse']['y'] + _0x4b1f5b * sin(_0x11b601 * _0x559d02)) / height
						),
						new Vector(
							(canvas[_0x4daafa(0xc5)]['x'] + _0x4b1f5b * cos(_0x11b601 * (_0x559d02 + 0x1))) /
								height,
							(canvas['mouse']['y'] + _0x4b1f5b * sin(_0x11b601 * (_0x559d02 + 0x1))) / height
						)
					)
				);
			}
			_0x37eca7[_0x4daafa(0xf6)](
				new Wall(
					canvas[_0x4daafa(0xf1)],
					new Vector(
						(canvas[_0x4daafa(0xc5)]['x'] + _0x4b1f5b * cos(0x168 - _0x11b601 * _0x559d02)) /
							height,
						(canvas[_0x4daafa(0xc5)]['y'] + _0x4b1f5b * sin(0x168 - _0x11b601 * _0x559d02)) / height
					),
					new Vector(
						(canvas[_0x4daafa(0xc5)]['x'] + _0x4b1f5b * cos(0x168)) / height,
						(canvas[_0x4daafa(0xc5)]['y'] + _0x4b1f5b * sin(0x168)) / height
					)
				)
			),
				scene[_0x4daafa(0xe9)][_0x4daafa(0xf6)](_0x37eca7);
			return;
		}
		if (canvas[_0x4daafa(0xe2)] == 0x2) {
			scene[_0x4daafa(0xe9)]['push']([
				new Wall(
					canvas[_0x4daafa(0xf1)],
					new Vector(canvas[_0x4daafa(0xc5)]['x'] / height, canvas[_0x4daafa(0xc5)]['y'] / height),
					new Vector(canvas[_0x4daafa(0xc5)]['x'] / height, mouseY / height)
				),
				new Wall(
					canvas[_0x4daafa(0xf1)],
					new Vector(canvas['mouse']['x'] / height, mouseY / height),
					new Vector(mouseX / height, mouseY / height)
				),
				new Wall(
					canvas[_0x4daafa(0xf1)],
					new Vector(mouseX / height, mouseY / height),
					new Vector(mouseX / height, canvas[_0x4daafa(0xc5)]['y'] / height)
				),
				new Wall(
					canvas[_0x4daafa(0xf1)],
					new Vector(mouseX / height, canvas[_0x4daafa(0xc5)]['y'] / height),
					new Vector(canvas['mouse']['x'] / height, canvas[_0x4daafa(0xc5)]['y'] / height)
				)
			]);
			return;
		}
	}),
	addEventListener(_0x347b23(0xcc), (_0x173824) => {
		const _0x22af19 = _0x347b23;
		if (_0x173824[_0x22af19(0xde)] && _0x173824[_0x22af19(0xcd)] == 'z') {
		}
	});
